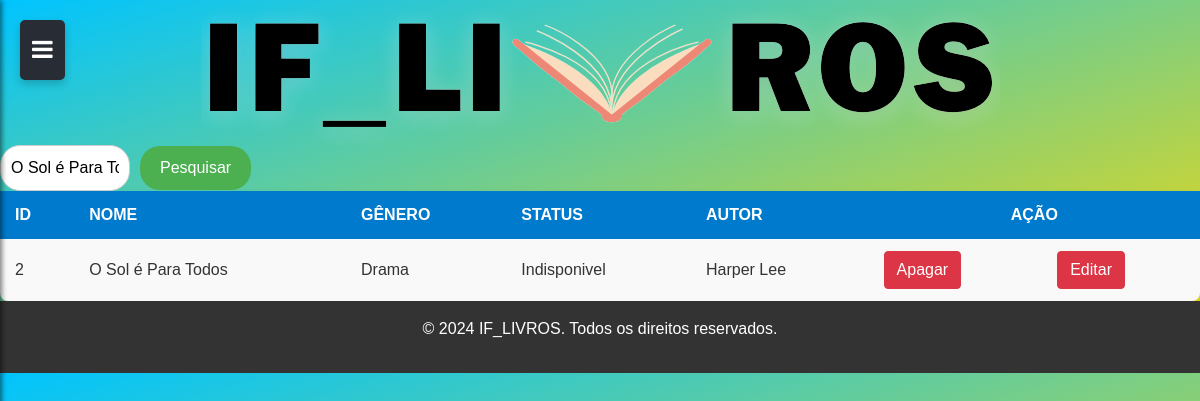
The app's page /listalivros.php?valor=O Sol é Para Todos (signed in) with its own data.
### tables this page shows
CREATE TABLE IF NOT EXISTS `livro` (
  `idlivros` INT NOT NULL AUTO_INCREMENT,
  `nome` VARCHAR(45) NOT NULL,
  `genero` VARCHAR(45) NOT NULL,
  `status` VARCHAR(45) NOT NULL,
  `autor` VARCHAR(45) NOT NULL,
  PRIMARY KEY (`idlivros`));

### public/listalivros.php (the view, shortened to what this page needs)
<?php
if (isset($_GET['valor'])) {
    $valor = $_GET['valor'];
} else {
    $valor = '';
}
?>
<!DOCTYPE html>
<html lang="pt-br">
<head>
    <link rel="stylesheet" href="https://cdnjs.cloudflare.com/ajax/libs/font-awesome/6.0.0-beta3/css/all.min.css">
    <link rel="stylesheet" href="https://maxcdn.bootstrapcdn.com/bootstrap/4.5.2/css/bootstrap.min.css">
    <link rel="stylesheet" href="https://cdnjs.cloudflare.com/ajax/libs/animate.css/4.1.1/animate.min.css" />
    <link rel="stylesheet" href="../public/css/styles.css">
    <link rel="stylesheet" href="../public/css/header.css">
</head>
<body>
    <img src="../public/assets/logo.png" alt="logo do site" id="logo">
    <form action="listalivros.php" method="get" class="form-pesquisa">
        <div class="search-wrapper">
            <input type="text" name="valor" id="valor" class="campo-pesquisa" value="<?php echo htmlspecialchars($valor); ?>" placeholder="Digite o nome para pesquisar">
        </div>
        <button type="submit" class="botao-pesquisa">Pesquisar</button>
    </form>
    <table>
        <thead>
            <tr>
                <th>ID</th>
                <th>NOME</th>
                <th>GÊNERO</th>
                <th>STATUS</th>
                <th>AUTOR</th>
                <th colspan="2" id="acao">AÇÃO</th>
            </tr>
        </thead>
        <tbody>
        <?php
        require_once "../controle/conexao.php";
            if ($valor) {
                $sql = "SELECT * FROM livro WHERE nome LIKE '%$valor%'";
                $resultados = mysqli_query($conexao, $sql);
                if (mysqli_num_rows($resultados) == 0) {
                    echo "<tr><td colspan='7'>Não foram encontrados resultados.</td></tr>";
                } else {
                    while ($linha = mysqli_fetch_array($resultados)) {
                        echo "<tr>";
                        echo "<td>{$linha['idlivros']}</td>";
                        echo "<td>{$linha['nome']}</td>";
                        echo "<td>{$linha['genero']}</td>";
                        echo "<td>{$linha['status']}</td>";
                        echo "<td>{$linha['autor']}</td>";
                        echo "<td><a href='../controle/deletar/deletar_livros.php?id={$linha['idlivros']}' class='btn btn-danger'>Apagar</a></td>";
                        echo "<td><a href='cadastro_livros.php?id={$linha['idlivros']}' class='btn btn-danger'>Editar</a></td>";
                        echo "</tr>";
                    }
                }
            }
            ?>
        </tbody>
    </table>
</body>
</html>

### public/css/styles.css (style rules this page uses)
body { font-family: Arial, sans-serif; background: linear-gradient(to bottom right, #00c4ff, #ffd900); margin: 0; padding: 0; color: #333; }
.form-pesquisa { display: flex; align-items: center; }
.campo-pesquisa { width: 130px; padding: 10px; border-radius: 20px; border: 1px solid #ccc; font-size: 16px; transition: width 0.4s ease-in-out; }
.botao-pesquisa { padding: 10px 20px; margin-left: 10px; border-radius: 20px; background-color: #4CAF50; color: white; border: none; cursor: pointer; }
#logo { max-height: 200px; display: flex; align-items: center; text-align: center; margin: auto; }
table { width: 100%; border-collapse: collapse; font-family: 'Poppins', sans-serif; background-color: #f9f9f9; box-shadow: 0 4px 8px rgba(0, 0, 0, 0.1); border-radius: 8px; }
thead { background-color: #007acc; color: white; font-weight: bold; text-transform: uppercase; }
th, td { padding: 12px 15px; border: none; text-align: left; }
footer { background: #333; color: #fff; text-align: center; padding: 1rem; position: relative; bottom: 0; width: auto; }
#acao { text-align: center; }

### public/css/header.css (style rules this page uses)
.fa { color: white; }
.off-menu-btn { position: fixed; top: 20px; left: 20px; background-color: #282c34; color: white; border: none; padding: 12px; font-size: 24px; cursor: pointer; border-radius: 5px; box-shadow: 0 4px 8px rgba(0, 0, 0, 0.2); transition: 0.3s; }

### records on screen
livro: idlivros "2", nome "O Sol é Para Todos", genero "Drama", status "Indisponivel", autor "Harper Lee"
